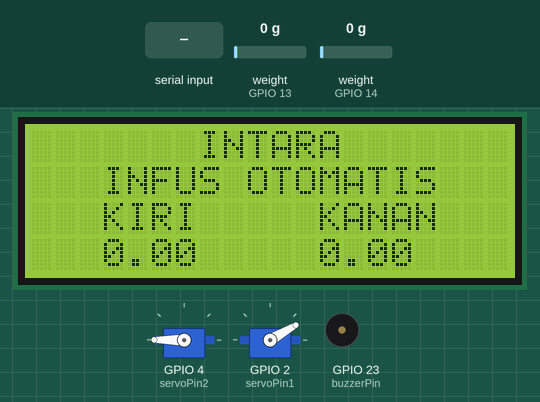
This sketch was run on a simulated ESP32. On the bench: 20×4 character LCD, 2 × servo, buzzer (waves = sounding). The inputs (shaded band) are chosen by the test bench; at power-on: weight on the scale (sensors on GPIO 14, GPIO 13) 0 g. WiFi joins after 1.5 s; servers stay silent unless stated; network time is answered at once with the bench clock; the local clock reads 2024-03-15 10:24:30 at power-on unless the sketch sets it; random numbers use the default seed unless the sketch sets one; the Firebase database answers and starts empty; what the sketch prints to the serial monitor is not drawn.

Above: at 8.6 s.
8.7 s: weight on the scale (sensor on GPIO 14) set to 1250 g
At 13.0 s:
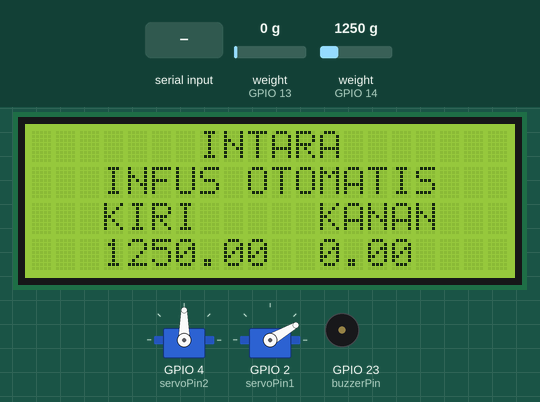
13.3 s: weight on the scale (sensor on GPIO 13) set to 91 g
At 15.1 s:
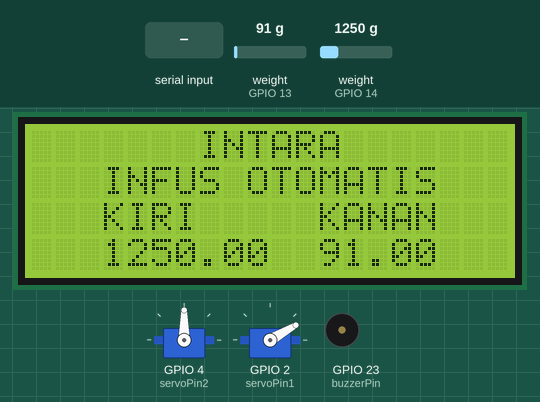
15.5 s: weight on the scale (sensor on GPIO 13) set to 105 g
At 18.3 s:
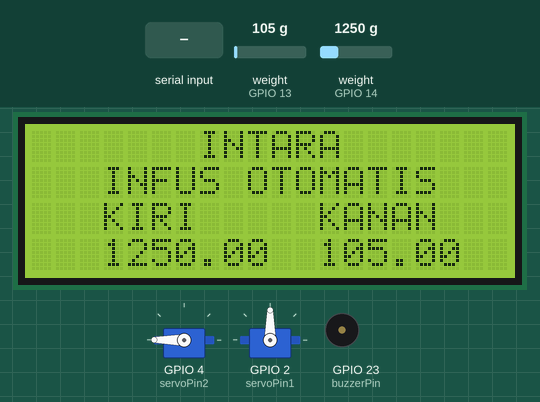
19.0 s: "t" received over Serial
At 21.0 s:
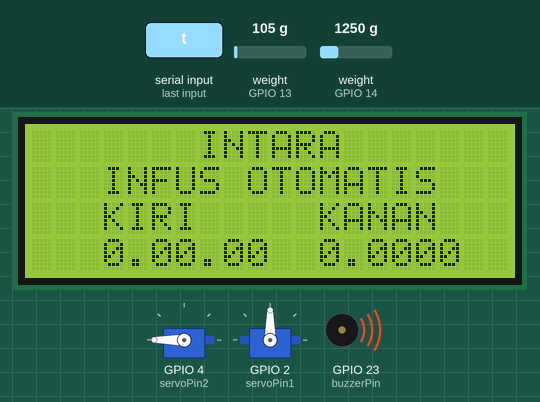
22.7 s: weight on the scale (sensor on GPIO 14) set to 100 g
At 25.8 s:
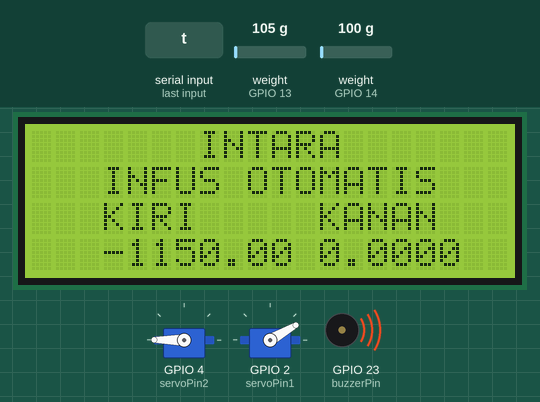
27.5 s: weight on the scale (sensor on GPIO 13) set to 100 g
At 30.5 s:
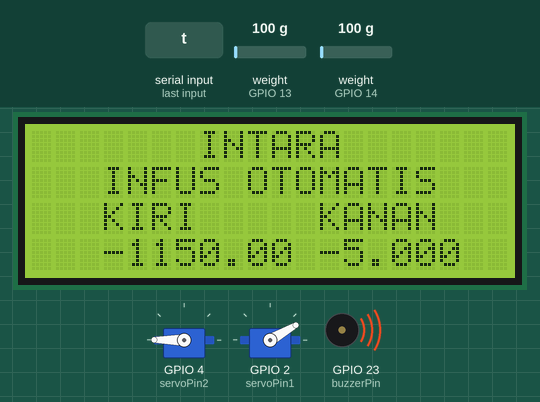
Timing chart, 0 to 33.3 s (numbered marks = the images above; inputs shaded):
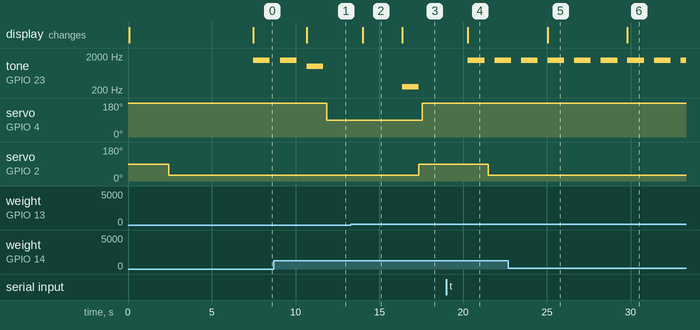

Measured:
- the behaviour switches between 100 and 101 g on weight on the scale (sensor on GPIO 13) (found by bisection; images 2 and 3)
- after the input at 8.7 s, servo on GPIO 4 (servoPin2): 180° → 90° after 3.2 s; the display: changes after 2.0 s (image 1)
- after the input at 13.3 s, the display: changes after 0.71 s (image 2)
- after the input at 15.5 s, tone on GPIO 23 (buzzerPin): silent → 250 Hz after 0.86 s, → silent 1.0 s later; servo on GPIO 4 (servoPin2): 90° → 180° after 2.1 s; servo on GPIO 2 (servoPin1): 30° → 90° after 1.9 s; the display: changes after 0.86 s (image 3)
- after the input at 19.0 s, tone on GPIO 23 (buzzerPin): silent → 1500 Hz after 1.3 s, → silent 1.0 s later, → 1500 Hz 0.58 s later; servo on GPIO 2 (servoPin1): 90° → 30° after 2.5 s; the display: changes after 1.3 s (image 4)
- after the input at 22.7 s, the display: changes after 2.3 s (image 5)
- after the input at 27.5 s, the display: changes after 2.3 s (image 6)

The sketch:

No_Firebase___2LoadCell.ino
```cpp
//-------------------------------------------------------------------------------------
// HX711_ADC.h
// Arduino master library for HX711 24-Bit Analog-to-Digital Converter for Weigh Scales
// Olav Kallhovd sept2017
// Tested with      : HX711 asian module on channel A and YZC-133 3kg load cell
// Tested with MCU  : Arduino Nano
//-------------------------------------------------------------------------------------
// This is an example sketch on how to use this library for two ore more HX711 modules
// Settling time (number of samples) and data filtering can be adjusted in the config.h file

#include <LiquidCrystal_I2C.h>
#include <Wire.h>
#include <HX711_ADC.h>
#include <ESP32Servo.h>
#if defined(ESP8266)|| defined(ESP32) || defined(AVR)
#include <EEPROM.h>
#endif
#include <NTPClient.h>
#include <FirebaseESP32.h>
#include <WiFiUdp.h>

#define NTP_OFFSET 60 * 60     // In seconds
#define NTP_INTERVAL 60 * 1000 // In miliseconds
#define NTP_ADDRESS "id.pool.ntp.org"

WiFiUDP ntpUDP;
NTPClient timeClient(ntpUDP, NTP_ADDRESS, NTP_OFFSET, NTP_INTERVAL);

#define FIREBASE_HOST "intara-47-default-rtdb.asia-southeast1.firebasedatabase.app"
#define FIREBASE_AUTH "2sSYk7KAz2HSdY5eZUemYVcNBhQWSlyfkKzM3lRN"
FirebaseData fbdo;

// Wifi config
const char *ssid = "INTERNET";
const char *password = "internet123";

String deviceid = "device-1";
String patientid = "";

//pins:
const int HX711_dout_1 = 14; //mcu > HX711 no 1 dout pin+
const int HX711_sck_1 = 27; //mcu > HX711 no 1 sck pin
const int HX711_dout_2 = 13; //mcu > HX711 no 2 dout pin
const int HX711_sck_2 = 12; //mcu > HX711 no 2 sck pin

#define buzzerPin 23
bool buzzerOn = false;

const int servoPin1 = 2;
const int servoPin2 = 4;

//HX711 constructor (dout pin, sck pin)
HX711_ADC LoadCell_1(HX711_dout_1, HX711_sck_1); //HX711 1
HX711_ADC LoadCell_2(HX711_dout_2, HX711_sck_2); //HX711 2

const int calVal_eepromAdress_1 = 0; // eeprom adress for calibration value load cell 1 (4 bytes)
const int calVal_eepromAdress_2 = 4; // eeprom adress for calibration value load cell 2 (4 bytes)
unsigned long t = 0;

LiquidCrystal_I2C lcd(0x27,20,4);

Servo servokiri;
Servo servokanan;

void setup() {
  Serial.begin(57600); delay(10);
  lcd.begin();
  lcd.backlight();
  lcd.setCursor(7, 0);
  lcd.print("INTARA");
  WiFi.begin(ssid, password);
  Serial.print("Connecting to Wi-Fi");
  while (WiFi.status() != WL_CONNECTED) {
    delay(1000);
    Serial.print(".");
  }
  Serial.println();
  Serial.print("Connected with IP: ");
  Serial.println(WiFi.localIP());

  // START OF NEW ADDITIONS
  // Firebase setup
  Firebase.begin(FIREBASE_HOST, FIREBASE_AUTH);
  FirebaseData fbdata;
  Firebase.get(fbdata, "/devicestore/" + deviceid + "/patientid");
  patientid = fbdata.stringData();
  // time utils setup
  timeClient.begin();
  // END OF NEW ADDITIONS
  pinMode(buzzerPin, OUTPUT);
  servokiri.attach(servoPin2);
  servokanan.attach(servoPin1);
  servokiri.write(180);
  delay(200);
  servokanan.write(30);
  delay(200);

  float calibrationValue_1; // calibration value load cell 1
  float calibrationValue_2; // calibration value load cell 2

  calibrationValue_1 = 738.16; // uncomment this if you want to set this value in the sketch
  calibrationValue_2 = 1052.56; // uncomment this if you want to set this value in the sketch
#if defined(ESP8266) || defined(ESP32)
  //EEPROM.begin(512); // uncomment this if you use ESP8266 and want to fetch the value from eeprom
#endif
  //EEPROM.get(calVal_eepromAdress_1, calibrationValue_1); // uncomment this if you want to fetch the value from eeprom
  //EEPROM.get(calVal_eepromAdress_2, calibrationValue_2); // uncomment this if you want to fetch the value from eeprom

  LoadCell_1.begin();
  LoadCell_2.begin();
  //LoadCell_1.setReverseOutput();
  //LoadCell_2.setReverseOutput();
  unsigned long stabilizingtime = 2000; // tare preciscion can be improved by adding a few seconds of stabilizing time
  boolean _tare = true; //set this to false if you don't want tare to be performed in the next step
  byte loadcell_1_rdy = 0;
  byte loadcell_2_rdy = 0;
  while ((loadcell_1_rdy + loadcell_2_rdy) < 2) { //run startup, stabilization and tare, both modules simultaniously
    if (!loadcell_1_rdy) loadcell_1_rdy = LoadCell_1.startMultiple(stabilizingtime, _tare);
    if (!loadcell_2_rdy) loadcell_2_rdy = LoadCell_2.startMultiple(stabilizingtime, _tare);
  }
  if (LoadCell_1.getTareTimeoutFlag()) {
    Serial.println("Timeout, check MCU>HX711 no.1 wiring and pin designations");
  }
  if (LoadCell_2.getTareTimeoutFlag()) {
    Serial.println("Timeout, check MCU>HX711 no.2 wiring and pin designations");
  }
  LoadCell_1.setCalFactor(calibrationValue_1); // user set calibration value (float)
  LoadCell_2.setCalFactor(calibrationValue_2); // user set calibration value (float)

  Serial.println("Startup is complete");
}

void loop() {
  static boolean newDataReady = 0;
  const int serialPrintInterval = 0; //increase value to slow down serial print activity
  const int batasInfus = 100;

  float a = LoadCell_1.getData();
  float b = LoadCell_2.getData();

  // check for new data/start next conversion:
  if (LoadCell_1.update()) newDataReady = true;
  LoadCell_2.update();

  //get smoothed value from data set
  if ((newDataReady)) {
    if (millis() > t + serialPrintInterval) {
      lcd.setCursor(3, 1);
      lcd.print("INFUS OTOMATIS");
      lcd.setCursor(3, 2);
      lcd.print("KIRI");
      lcd.setCursor(12, 2);
      lcd.print("KANAN");
      lcd.setCursor(3, 3);
      lcd.print(a);
      lcd.setCursor(12, 3);
      lcd.print(b);
      newDataReady = 0;
      t = millis();
    }
  }

// Memeriksa apakah ada infus yang habis
  if (a < batasInfus && b < batasInfus) {
    // Mengaktifkan buzzer
    tone(buzzerPin, 1500);
    delay(1000);
    noTone(buzzerPin);

    servokiri.write(180);
    delay(200);
    servokanan.write(30);
    delay(200);

  }

  // Menutup salah satu selang infus (benerin lagi)
  if (a <= batasInfus && b > batasInfus) {
    if(buzzerOn == false){
      tone(buzzerPin, 1000);
      delay(1000);
      noTone(buzzerPin);
      buzzerOn = true;
    }

      servokiri.write(180);
      delay(200);
      servokanan.write(90);
      delay(200);
    }
    else if (b <= batasInfus && a > batasInfus) {
    if(buzzerOn == false){
      tone(buzzerPin, 1000);
      delay(1000);
      noTone(buzzerPin);
      buzzerOn = true;
    }

      servokanan.write(30);
      delay(200);
      servokiri.write(90);
      delay(200);

    }

    else{
      if (a > batasInfus && b > batasInfus){
        int nilaiRandom = random(1, 3);
        if (nilaiRandom == 3){
          if(buzzerOn == false){
            tone(buzzerPin, 250);
            delay(1000);
            noTone(buzzerPin);
            buzzerOn = true;
          }

          servokiri.write(90);
          delay(200);
          servokanan.write(30);
          delay(200);
        }
        else{
          if(buzzerOn == true){
            tone(buzzerPin, 250);
            delay(1000);
            noTone(buzzerPin);
            buzzerOn = false;
          }

          servokanan.write(90);
          delay(200);
          servokiri.write(180);
          delay(200);
        }
      }
    }

  // receive command from serial terminal, send 't' to initiate tare operation:
  if (Serial.available() > 0) {
    char inByte = Serial.read();
    if (inByte == 't') {
      LoadCell_1.tareNoDelay();
      LoadCell_2.tareNoDelay();
    }
  }

  //check if last tare operation is complete
  if (LoadCell_1.getTareStatus() == true) {
    Serial.println("Tare load cell 1 complete");
  }
  if (LoadCell_2.getTareStatus() == true) {
    Serial.println("Tare load cell 2 complete");
  }

  updateToFirebase(a, b);
}

void updateToFirebase(float weightA, float weightB) {
	// get cur time
  timeClient.update();
  unsigned long epochTime = timeClient.getEpochTime();

	// firebase query filter
  QueryFilter query;
  query.orderBy("$key");
  query.startAt(deviceid + "_" + String(epochTime - 10));
  query.endAt(deviceid + "_" + String(epochTime));
  query.limitToLast(5);

  // Query data from firebase
  String ref = "/usagestore";
  FirebaseData fbdata;
  bool success = Firebase.getJSON(fbdata, ref, query);
  FirebaseJson json = fbdata.jsonObject();

  if (!success) {
    Serial.println("Failed updating to firebase");
    return;
  }

  size_t len = json.iteratorBegin();
  FirebaseJson::IteratorValue value;
  for (size_t i = 0; i < len; i++) {
    value = json.valueAt(i);

    if (!value.key.startsWith(deviceid)) continue;

    FirebaseJson docData;
    docData.setJsonData(value.value.c_str());

    // validate if docData already has weight value
    FirebaseJsonData weight;
    docData.get(weight, "weightA");
    if (weight.intValue != 0) continue;
    docData.get(weight, "weightB");
    if (weight.intValue != 0) continue;

    // docData.set("weightA", 99);
    // docData.set("weightB", 88);
    String path = "/usagestore/" + String(value.key.c_str());
    Firebase.setFloat(fbdo, path + "/weightA", weightA);
    Firebase.setFloat(fbdo, path + "/weightB", weightB);

    Serial.println("sukses update " + path);
  }

  // Clear all list to free memory
  json.iteratorEnd();
}
```
